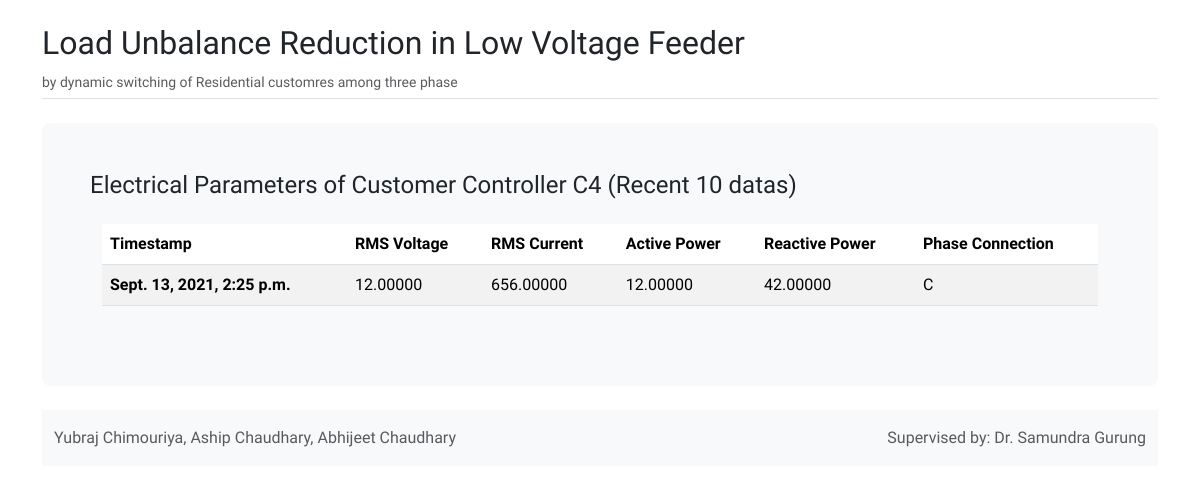
Screenshot of /controller/detail/5/ with the database file from the repository.
### controller/models.py (models this page shows, shortened)
class Controller(models.Model):
    name = models.CharField(db_index=True, max_length=200)
    created = models.DateTimeField(auto_now_add=True)
    updated = models.DateTimeField(auto_now=True)
    class Meta:
        ordering = ('created',)

class ElectricalParameters(models.Model):
    rms_voltage = models.DecimalField(max_digits=10, decimal_places=5)
    rms_current = models.DecimalField(max_digits=10, decimal_places=5)
    active_power = models.DecimalField(max_digits=10, decimal_places=5)
    reactive_power = models.DecimalField(max_digits=10, decimal_places=5)
    phase_connection = models.CharField(max_length=1, blank=True)
    controller = models.ForeignKey(Controller, on_delete=models.CASCADE, related_name='parameters')
    created = models.DateTimeField(auto_now_add=True)
    updated = models.DateTimeField(auto_now=True)
    class Meta:
        ordering = ('controller','-created',)

### controller/views.py (the view)
# urls.py: path('detail/<int:controller_id>/', views.view_controller_detail, name='controller_detail'),
def view_controller_detail(request, controller_id):
    controller = get_object_or_404(Controller, id=controller_id)
    parameters = ElectricalParameters.objects.filter(controller=controller)[:10]
    master = False
    if controller_id == 1:
        master = True
    return render(request,
                'controller/detail.html',
                {'controller': controller,
                'parameters': parameters,
                'master': master})

### controller/templates/controller/detail.html
{% extends 'base/base.html' %}
{% load static %}
{% block content %}
<h4>Electrical Parameters of {{ controller.name }} (Recent 10 datas)</h4>
<div class="container-fluid py-3">
    <table class="table table-striped">
        <thead>
          <tr>
            <th scope="col">Timestamp</th>
            <th scope="col">RMS Voltage</th>
            <th scope="col">RMS Current</th>
            <th scope="col">Active Power</th>
            <th scope="col">Reactive Power</th>
            {% if not master %}
                <th scope="col">Phase Connection</th>
            {% endif %}
          </tr>
        </thead>
        <tbody>
            {% for param in parameters %}
            <tr>
                <th scope="row">{{ param.created }}</th>
                <td>{{ param.rms_voltage }}</td>
                <td>{{ param.rms_current }}</td>
                <td>{{ param.active_power }}</td>
                <td>{{ param.reactive_power }}</td>
                {% if param.phase_connection %}
                <td>{{ param.phase_connection }}</td>
                {% endif %}
            </tr>
            {% endfor %}
        </tbody>
    </table>
</div>
{% endblock %}

### base/static/base/css/base.css (style rules this page uses)
* { margin: 0; padding: 0; box-sizing: border-box; }
body { font-family: Fjalla One; }

### rows the page displays
Controller: name "Customer Controller C4"
ElectricalParameters: created "Sept. 13, 2021, 2:25 p.m.", rms_voltage "12.00000", rms_current "656.00000", active_power "12.00000", reactive_power "42.00000", phase_connection "C"
